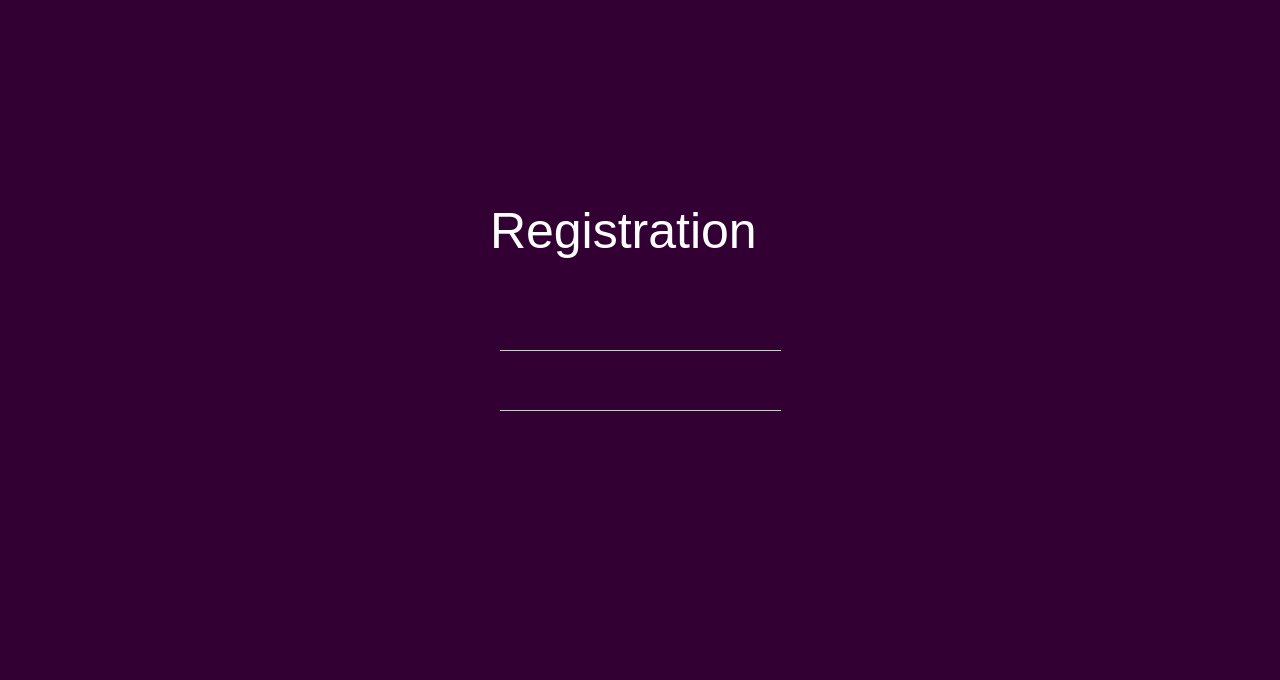
<?xml version="1.0" encoding="UTF-8"?>
<ui version="4.0">
 <class>Form</class>
 <widget class="QWidget" name="Form">
  <property name="geometry">
   <rect>
    <x>0</x>
    <y>0</y>
    <width>1280</width>
    <height>680</height>
   </rect>
  </property>
  <property name="windowTitle">
   <string>Form</string>
  </property>
  <property name="styleSheet">
   <string notr="true">background-color: #330033;
background-image: url(&quot;/Users/A/Desktop/Application 2/endless.svg&quot;);</string>
  </property>
  <widget class="QLabel" name="label">
   <property name="geometry">
    <rect>
     <x>490</x>
     <y>200</y>
     <width>311</width>
     <height>61</height>
    </rect>
   </property>
   <property name="styleSheet">
    <string notr="true">color: white;
font: 75 8pt &quot;Montserrat&quot;;
font-size: 50px;</string>
   </property>
   <property name="text">
    <string>Registration</string>
   </property>
  </widget>
  <widget class="QLineEdit" name="lineEdit">
   <property name="geometry">
    <rect>
     <x>500</x>
     <y>320</y>
     <width>281</width>
     <height>31</height>
    </rect>
   </property>
   <property name="styleSheet">
    <string notr="true">  border: none;
  border-bottom: 1px solid #ccc;
color: white;
font-size: 20px;
text-align: center;</string>
   </property>
  </widget>
  <widget class="QLineEdit" name="lineEdit_2">
   <property name="geometry">
    <rect>
     <x>500</x>
     <y>380</y>
     <width>281</width>
     <height>31</height>
    </rect>
   </property>
   <property name="styleSheet">
    <string notr="true">  border: none;
  border-bottom: 1px solid #ccc;
color: white;
font-size: 20px;
text-align: center;</string>
   </property>
  </widget>
 </widget>
 <resources/>
 <connections/>
</ui>
